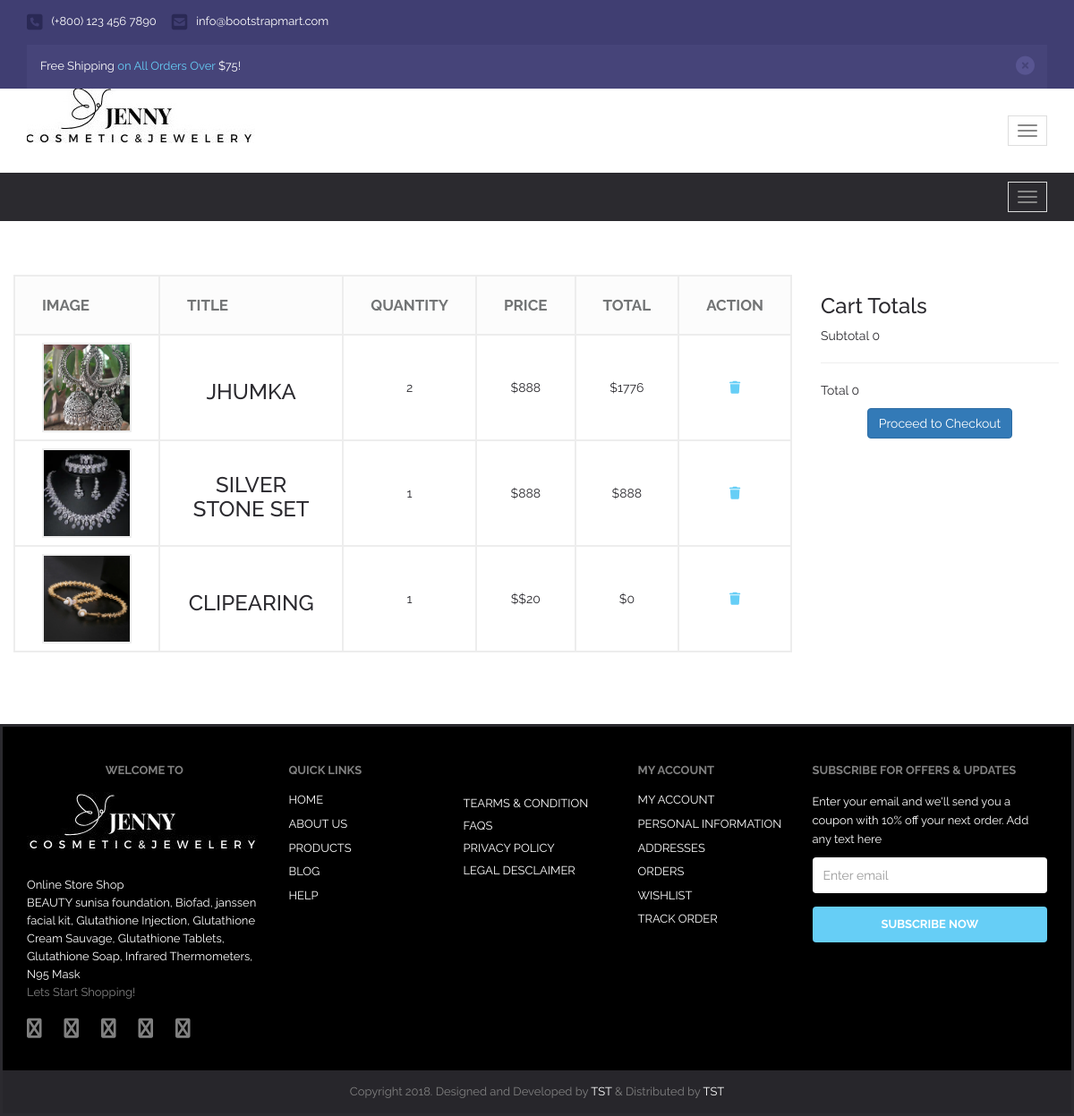
Page /cart.php (signed in) on the committed database.
### tables this page shows
CREATE TABLE `cart` (
  `cartid` int(11) NOT NULL,
  `userid` int(11) NOT NULL,
  `proid` int(11) NOT NULL,
  `cartqty` tinyint(20) NOT NULL,
  `cartstatus` tinyint(1) NOT NULL DEFAULT 1,
  `cartdate` datetime NOT NULL DEFAULT current_timestamp(),
  `carttime` time NOT NULL DEFAULT current_timestamp()
);

CREATE TABLE `addproduct` (
  `pid` int(11) NOT NULL,
  `ptitle` varchar(255) NOT NULL,
  `pdescription` text NOT NULL,
  `pcategory` int(255) NOT NULL,
  `pprice` varchar(255) NOT NULL,
  `pimage` varchar(255) NOT NULL,
  `status` tinyint(4) NOT NULL DEFAULT 1
);

### cart.php (the view, shortened to what this page needs)
<?php
include('includes/navbar.php');
include('includes/config.php');
?>
<div class="" >
<br>
<br>
<br>
<section class="ftco-section ftco-cart" >
	<div class="container-fluid">
		<div class="row">
			<div class="col-md-9 ">
				<table class="table" >
					<thead class="thead-primary">
						<tr class="text-center" >
							<th >Image</th>
							<th >Title</th>
							<th >Quantity</th>
							<th >Price</th>
							<th >Total</th>
							<th >Action</th>
						</tr>
					</thead>
					<tbody>
						<?php
						$current_user_id = $_SESSION['userid'];
						$cart_data = "SELECT * from cart AS c INNER JOIN `user-register` AS user ON c.userid = user.id INNER JOIN addproduct AS p ON p.pid = c.proid WHERE c.userid = '$current_user_id'";
						$result = mysqli_query($connection, $cart_data);
						if (mysqli_num_rows($result) > 0) {
							while ($row = mysqli_fetch_assoc($result)) {
								?>
								<tr class="text-center">
									<td class="image-prod"><img class="img" src=" <?php
									echo 'images/' . $row['pimage'] ?>" alt=""></td>
									<td class="product-name">
										<h3>
											<?php
											echo $row['ptitle'] ?>
										</h3>
									</td>
									<td>
									<?php echo $row['cartqty'] ?>
									</td>
									<td class="price">
										<?php echo  "$".$row['pprice'] ?>
									</td>
									<td class="total"><?php
									$subtotal = 0;
									$total = (int)$row['pprice'] * (int)$row['cartqty'];
									$subtotal += $total;
									echo  "$".$total ?></td>
									<td class="action">
										<a href="removecart.php?itemid=<?php echo $row['cartid'] ?>" class="text-dark"><i
												class="fa-solid fa-trash"></i></a>
									</td>
								</tr>
								<?php
							}
						}
						?>
			</div>
		</div>
		<div class="col-md-3 mt-5 ftco-animate" style="border: 2px solid white;">
			<div class="cart-total mb-3">
				<h3>Cart Totals</h3>
				<p class="d-flex">
					<span>Subtotal</span>
					<span><?php
					echo $subtotal ?></span>
				</p>
				<hr>
				<p class="d-flex total-price">
					<span>Total</span>
					<span><?php
					echo $subtotal?></span>
				</p>
			</div>
			<p class="text-center"><a href="checkout.php" class="btn btn-primary py-3 px-4">Proceed to Checkout</a></p>
		</div>
	</div>
	</div>
<br>
<br>
<br>
<?php
include('includes/footer.php');
?>

### rows in the picture
cart: proid.pimage (picture), proid.ptitle "JHUMKA", cartqty "2", proid.pprice "888", total "1776"
cart: proid.pimage (picture), proid.ptitle "SILVER STONE SET", cartqty "1", proid.pprice "888"
cart: proid.pimage (picture), proid.ptitle "CLIPEARING", cartqty "1", proid.pprice "$20", total "0"

### other values in the picture
$subtotal "0"
